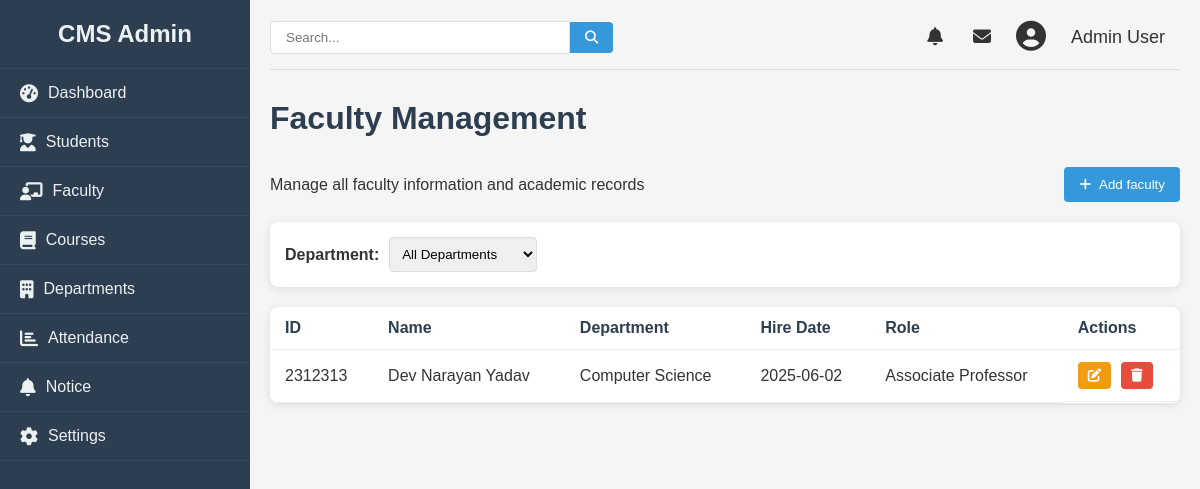
The page /admin/faculty (signed in) on the database as committed earlier.
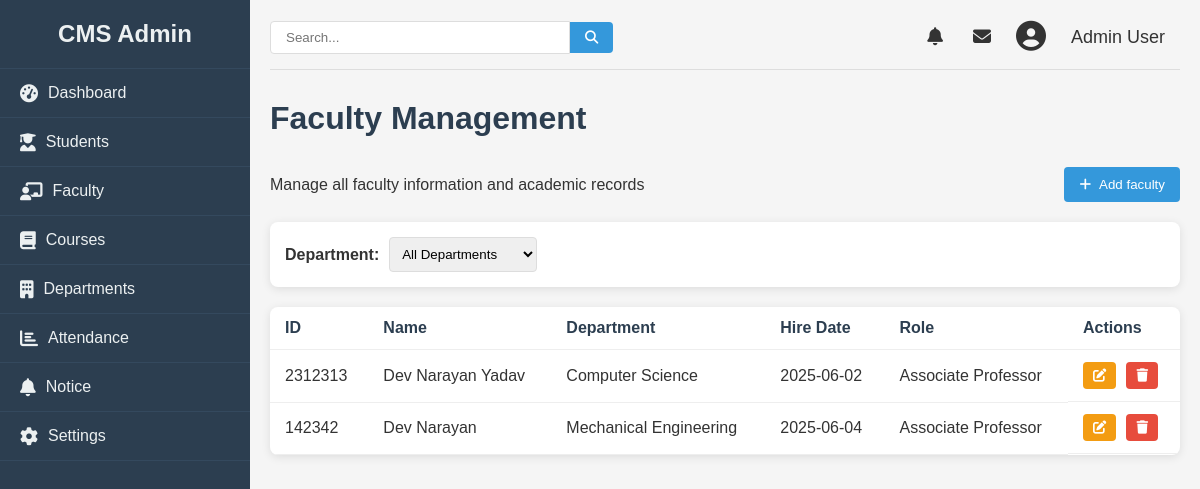
The same page on the database as committed later.
### college/model.py (models this page shows, shortened)
class Faculty(db.Model):
    id = db.Column(db.Integer, primary_key=True)
    name = db.Column(db.String(100), nullable=False)
    facultyid = db.Column(db.Integer, nullable=False)
    education = db.Column(db.String(100), nullable=False)
    email = db.Column(db.String(100), nullable=False)
    phone = db.Column(db.Integer, nullable=False)
    department = db.Column(db.Integer, nullable=False)
    role = db.Column(db.Integer, nullable=False)
    dob = db.Column(db.Date, nullable=False)
    doj = db.Column(db.Date, nullable=False)
    gender = db.Column(db.String, nullable=False)
    address = db.Column(db.String, nullable=False)

### college/admin/adminroute.py (the view)
@app.route("/admin/faculty", methods = ["GET", "POST"])
def faculty():
    logged = 'user_id' in session
    if logged:
        users = Faculty.query.all()
        return render_template("faculty.html", faculties= users)
    else:
        return redirect(url_for("login"))

### college/admin/templates/faculty.html (shortened to what the changed rows need)
{% from "macro/cmsnav.html" import cmsnav%}
{%extends "admbase.html"%}
{%block head%}
    <link rel="stylesheet" href="{{url_for('static', filename='css/styles.css')}}">
    <link rel="stylesheet" href="https://cdnjs.cloudflare.com/ajax/libs/font-awesome/6.4.0/css/all.min.css">
{%endblock%}
{%block content%}
    <div class="container" w-tid="21">
        {{cmsnav()}}
        <main class="main-content" w-tid="111">
            <div id="dashboard-page" class="content-section" w-tid="139">
                <div class="dashboard" w-tid="141">
                    <h1 w-tid="357">Faculty Management</h1>
                    <div class="students-table" w-tid="673">
                        <table w-tid="675">
                            <thead w-tid="677">
                                <tr w-tid="679">
                                    <th w-tid="681">ID</th>
                                    <th w-tid="683">Name</th>
                                    <th w-tid="685">Department</th>
                                    <th w-tid="689">Hire Date</th>
                                    <th w-tid="691">Role</th>
                                    <th w-tid="693">Actions</th>
                                </tr>
                            </thead>
                            <tbody w-tid="695">
                                {%for faculty in faculties%}
                                <tr w-tid="697">
                                    <td w-tid="699">{{faculty.facultyid}}</td>
                                    <td w-tid="701">{{faculty.name}}</td>
                                    <td w-tid="703">{{faculty.department}}</td>
                                    <td w-tid="707">{{faculty.doj}}</td>
                                    <td w-tid="709">{{faculty.role}}</td>
                                    <td class="action-cell" w-tid="711">
                                        <button class="action-btn edit-btn" w-tid="717">
                                            <a href="/admin/update/faculty/{{faculty.id}}">
                                            <i class="fas fa-edit" w-tid="467"></i>
                                        </a>
                                        <button class="action-btn delete-btn" w-tid="721">
                                            <a href="/admin/faculty/delete/{{faculty.id}}"><i class="fas fa-trash" w-tid="723"></i></a>
                                        </button>
                                    </td>
                                </tr>
                                {%endfor%}
                            </tbody>
                        </table>
                    </div>
                </div>
            </div>
        </main>
    </div>
    {%endblock%}

Rows that differ between the two databases and show on the page:
added Faculty: facultyid "142342", name "Dev Narayan", department "Mechanical Engineering", doj "2025-06-04", role "Associate Professor"
